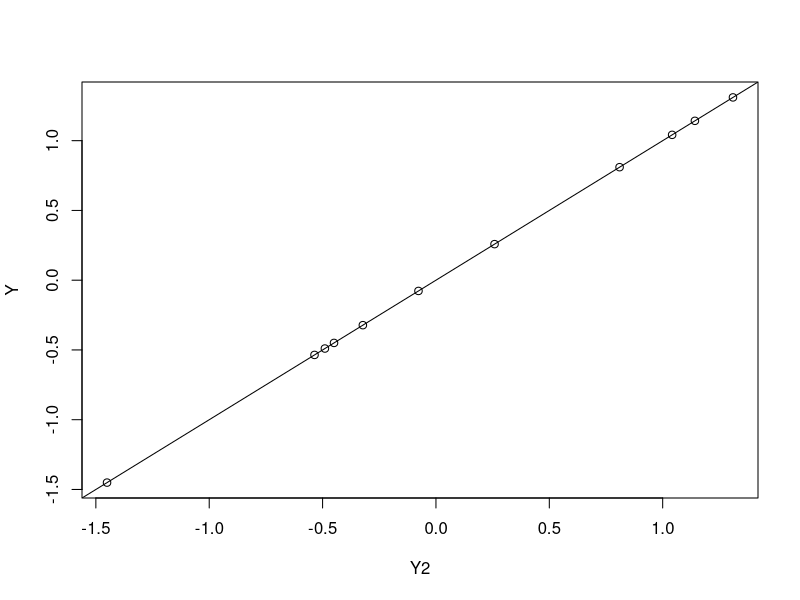
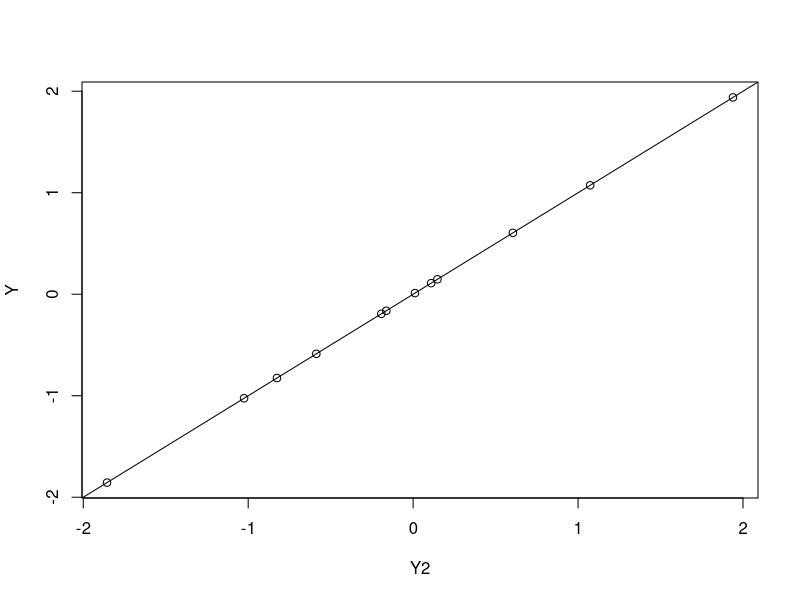
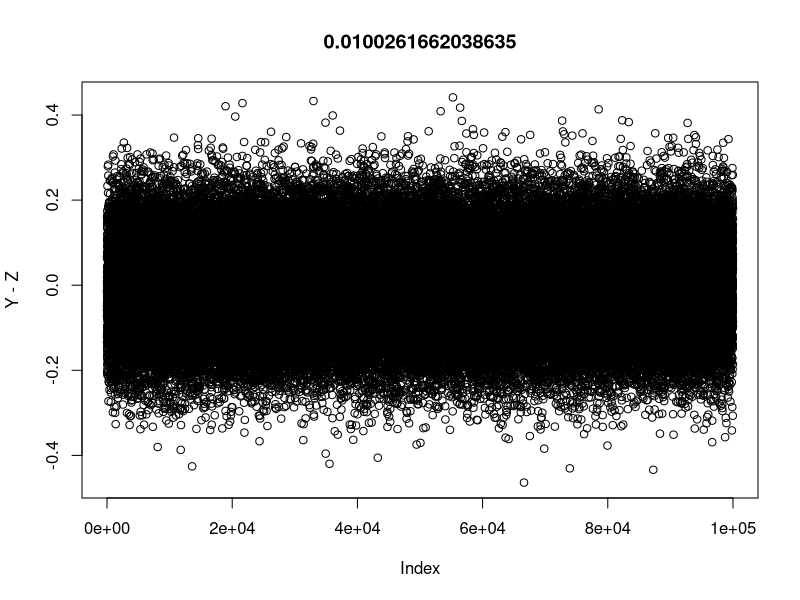
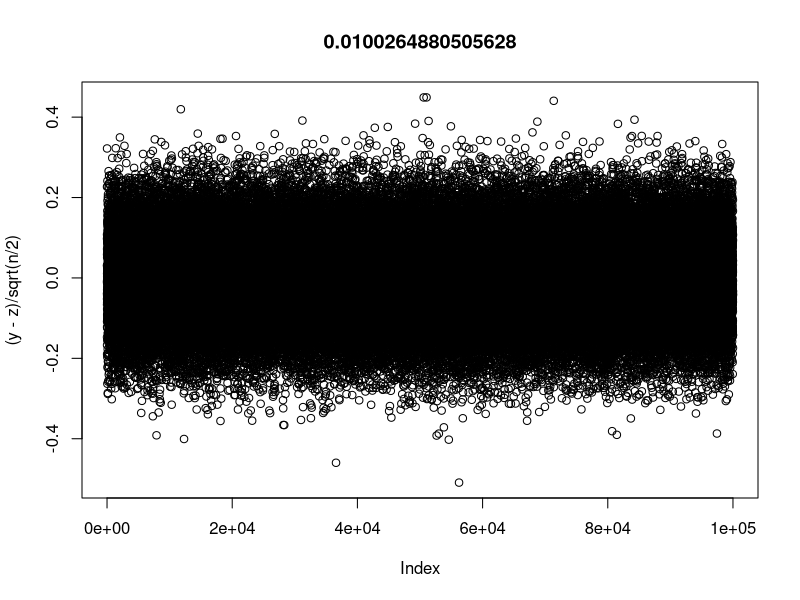
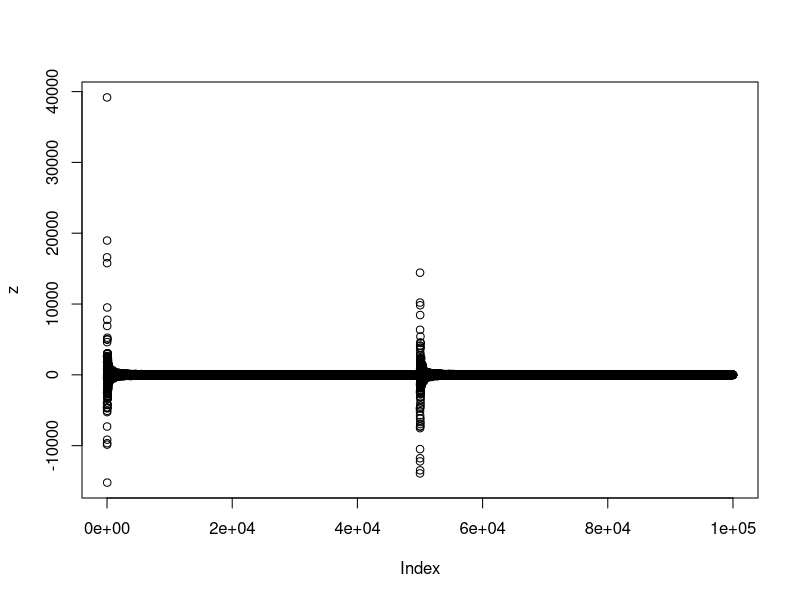

These figures' R source, in order:

fft_real <- function(dat,inverse=FALSE){
  if(!inverse){
    x  <- dat
    n  <- length(x)
    n2 <- floor(n/2)
    y  <- fft(x,inverse=FALSE)
    if(n%%2==0){
      X1     <- Re(y)[1:(n2+1)]
      X2     <- Im(y)[2:(n2)]
    }
    if(n%%2!=0){
      X1     <- Re(y)[1:(n2+1)]
      X2     <- Im(y)[2:(n2+1)]
    }
    out <- c(X1,X2)
  }
  if(inverse){
    X  <- dat
    n  <- length(X)
    n2 <- floor(n/2)
    if(n%%2==0){
      Y1    <- c(X[1:(n2+1)],X[n2:2])
      Y2    <- c(0,X[(n2+2):n],0,-X[n:(n2+2)])
    }
    if(n%%2!=0){
      Y1    <- c(X[1:(n2+1)],X[(n2+1):2])
      Y2    <- c(0,X[(n2+2):n],-X[n:(n2+2)])
    }
    y   <- complex(n, real = Y1, imaginary = Y2)
    out <- Re(fft(y/n,inverse=TRUE))
  }
return(out)}

# Test it

 n  <- 11
 Y  <- rnorm(n)
 Z  <- fft_real(Y,inverse=FALSE)
 Y2 <- fft_real(Z,inverse=TRUE)
 plot(Y2,Y);abline(0,1)

 n  <- 12
 Y  <- rnorm(n)
 Z  <- fft_real(Y,inverse=FALSE)
 Y2 <- fft_real(Z,inverse=TRUE)
 plot(Y2,Y);abline(0,1)

# Time it

 x <- rnorm(365)
 system.time(for(i in 1:10000){z<-fft_real(x)})

# Variance on spectral domain

 n <- 100000
 r <- 0.999
 Z <- rnorm(n)
 for(t in 2:n){Z[t] <- rnorm(1,r*Z[t-1],sqrt(1-r^2))}
 Y <- rnorm(n,Z,0.1)
 plot(Y-Z,main=var(Y-Z))

 y <- fft_real(Y)
 z <- fft_real(Z)
 plot((y-z)/sqrt(n/2),main=var((y-z)/sqrt(n/2)))
 plot(z)












